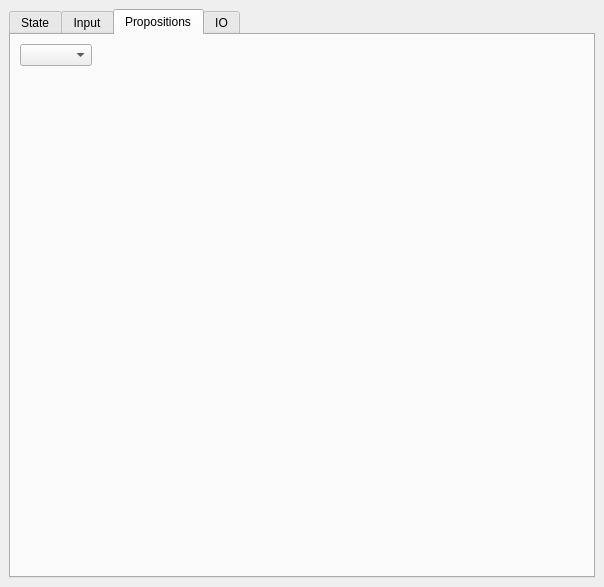
<?xml version="1.0" encoding="UTF-8"?>
<ui version="4.0">
 <class>MainWindow</class>
 <widget class="QMainWindow" name="MainWindow">
  <property name="geometry">
   <rect>
    <x>0</x>
    <y>0</y>
    <width>604</width>
    <height>587</height>
   </rect>
  </property>
  <property name="windowTitle">
   <string>DISCO GUI</string>
  </property>
  <widget class="QWidget" name="centralwidget">
   <layout class="QGridLayout" name="gridLayout">
    <item row="3" column="0">
     <widget class="QTabWidget" name="tabWidget">
      <property name="currentIndex">
       <number>2</number>
      </property>
      <widget class="QWidget" name="tabState">
       <attribute name="title">
        <string>State</string>
       </attribute>
       <layout class="QGridLayout" name="gridLayout_7">
        <item row="0" column="0">
         <widget class="QLabel" name="lblState">
          <property name="text">
           <string/>
          </property>
          <property name="alignment">
           <set>Qt::AlignLeading|Qt::AlignLeft|Qt::AlignTop</set>
          </property>
          <property name="wordWrap">
           <bool>true</bool>
          </property>
         </widget>
        </item>
       </layout>
      </widget>
      <widget class="QWidget" name="tabInput">
       <attribute name="title">
        <string>Input</string>
       </attribute>
       <layout class="QGridLayout" name="gridLayout_3">
        <item row="1" column="0">
         <widget class="QLabel" name="lblInput">
          <property name="text">
           <string>&lt;html&gt;&lt;body&gt;
&lt;p&gt;&lt;b&gt;Square: &lt;/b&gt;?&lt;/p&gt;
&lt;p&gt;&lt;b&gt;Squares: &lt;/b&gt;?&lt;/p&gt;
&lt;/body&gt;&lt;/html&gt;</string>
          </property>
          <property name="alignment">
           <set>Qt::AlignLeading|Qt::AlignLeft|Qt::AlignTop</set>
          </property>
          <property name="wordWrap">
           <bool>true</bool>
          </property>
         </widget>
        </item>
       </layout>
      </widget>
      <widget class="QWidget" name="tabProposition">
       <attribute name="title">
        <string>Propositions</string>
       </attribute>
       <layout class="QGridLayout" name="gridLayout_4">
        <item row="1" column="0">
         <widget class="QLabel" name="dummy">
          <property name="sizePolicy">
           <sizepolicy hsizetype="Preferred" vsizetype="Expanding">
            <horstretch>0</horstretch>
            <verstretch>0</verstretch>
           </sizepolicy>
          </property>
          <property name="text">
           <string/>
          </property>
         </widget>
        </item>
        <item row="0" column="0">
         <layout class="QHBoxLayout" name="hLayoutProp">
          <item>
           <widget class="QComboBox" name="cbxId">
            <property name="sizePolicy">
             <sizepolicy hsizetype="Maximum" vsizetype="Fixed">
              <horstretch>0</horstretch>
              <verstretch>0</verstretch>
             </sizepolicy>
            </property>
           </widget>
          </item>
          <item>
           <widget class="QLabel" name="lblWorker">
            <property name="sizePolicy">
             <sizepolicy hsizetype="Preferred" vsizetype="Maximum">
              <horstretch>0</horstretch>
              <verstretch>0</verstretch>
             </sizepolicy>
            </property>
            <property name="text">
             <string/>
            </property>
           </widget>
          </item>
          <item>
           <widget class="QLabel" name="lblScore">
            <property name="sizePolicy">
             <sizepolicy hsizetype="Maximum" vsizetype="Maximum">
              <horstretch>0</horstretch>
              <verstretch>0</verstretch>
             </sizepolicy>
            </property>
            <property name="text">
             <string/>
            </property>
            <property name="alignment">
             <set>Qt::AlignRight|Qt::AlignTrailing|Qt::AlignVCenter</set>
            </property>
           </widget>
          </item>
         </layout>
        </item>
       </layout>
      </widget>
      <widget class="QWidget" name="tabIO">
       <attribute name="title">
        <string>IO</string>
       </attribute>
       <layout class="QGridLayout" name="gridLayout_2">
        <item row="0" column="0">
         <widget class="QPlainTextEdit" name="txtRecv">
          <property name="enabled">
           <bool>true</bool>
          </property>
          <property name="undoRedoEnabled">
           <bool>false</bool>
          </property>
          <property name="readOnly">
           <bool>true</bool>
          </property>
          <property name="plainText">
           <string notr="true"/>
          </property>
          <property name="textInteractionFlags">
           <set>Qt::TextSelectableByKeyboard|Qt::TextSelectableByMouse</set>
          </property>
         </widget>
        </item>
        <item row="1" column="0">
         <layout class="QHBoxLayout" name="hLayoutIO">
          <item>
           <widget class="QLineEdit" name="edtSend">
            <property name="text">
             <string notr="true"/>
            </property>
           </widget>
          </item>
          <item>
           <widget class="QPushButton" name="btnSend">
            <property name="text">
             <string>send</string>
            </property>
           </widget>
          </item>
         </layout>
        </item>
       </layout>
      </widget>
     </widget>
    </item>
   </layout>
  </widget>
 </widget>
 <resources/>
 <connections/>
</ui>
